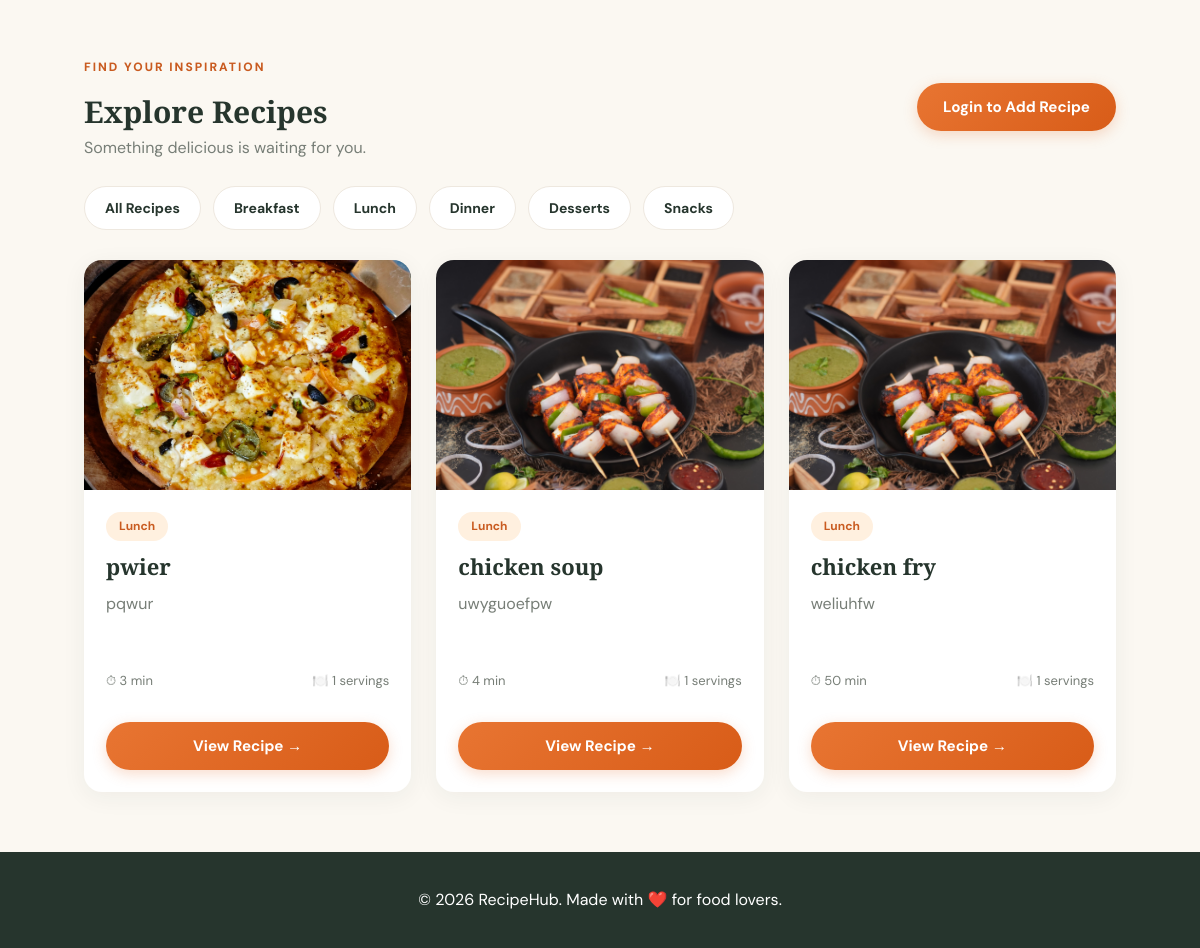
Before: / (lower part) with the older database file.
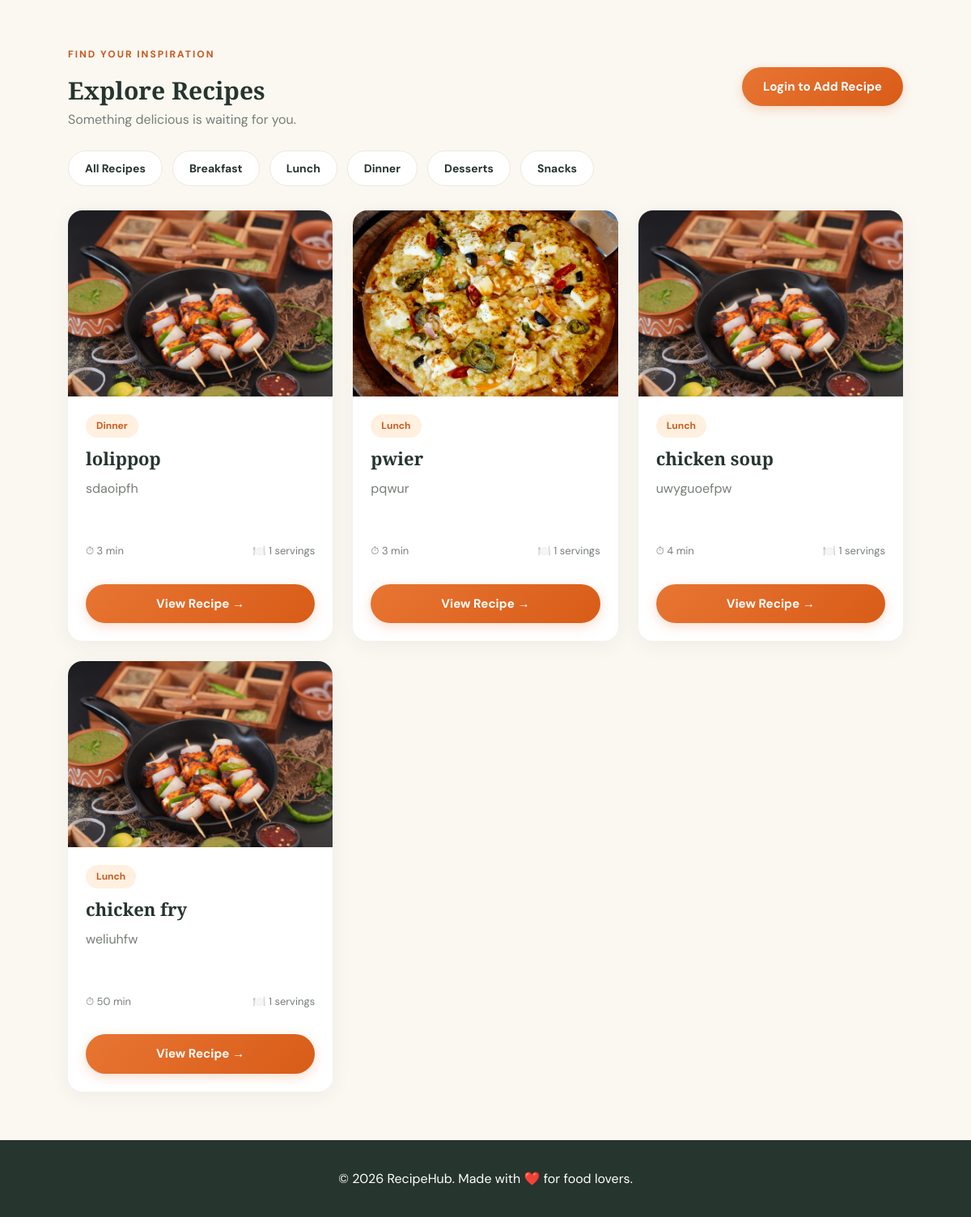
After: the same page with the newer database file.
### recipes/models.py (models this page shows, shortened)
class Category(models.Model):
    name = models.CharField(max_length=100)
    description = models.TextField(blank=True)
    def __str__(self):
        return self.name

class Recipe(models.Model):
    user = models.ForeignKey(
        User,
        on_delete=models.CASCADE,
        related_name="recipes"
    )
    category = models.ForeignKey(
        Category,
        on_delete=models.SET_NULL,
        null=True,
        related_name="recipes"
    )
    title = models.CharField(max_length=200)
    description = models.TextField()
    image = models.ImageField(
        upload_to="recipes/",
        blank=True,
        null=True
    )
    cooking_time = models.PositiveIntegerField()
    servings = models.PositiveIntegerField(default=1)
    created_at = models.DateTimeField(auto_now_add=True)
    updated_at = models.DateTimeField(auto_now=True)

### recipes/views.py (the view)
# urls.py: path('', views.home, name='home'),
def home(request):
    recipes = Recipe.objects.select_related(
        'user', 'category'
    ).prefetch_related(
        'ingredients__ingredient'
    ).order_by('-created_at')
    categories = Category.objects.all()
    search = request.GET.get('search', '').strip()
    category_id = request.GET.get('category', '')
    if search:
        recipes = recipes.filter(
            Q(title__icontains=search) |
            Q(description__icontains=search) |
            Q(ingredients__ingredient__name__icontains=search)
        ).distinct()
    if category_id.isdigit():
        recipes = recipes.filter(category_id=category_id)
    context = {
        'recipes': recipes,
        'categories': categories,
        'search': search,
        'selected_category': category_id,
    }
    return render(request, 'recipes/home.html', context)

### templates/recipes/home.html (shortened to what this page needs)
{% extends 'base.html' %}
{% block content %}
<section class="recipes-section">
    <div class="section-heading">
        <div>
            <span class="section-label">FIND YOUR INSPIRATION</span>
            <h2>Explore Recipes</h2>
            <p>Something delicious is waiting for you.</p>
        </div>
        {% if user.is_authenticated %}
            <a href="{% url 'create_recipe' %}" class="btn">
                + Add Recipe
            </a>
        {% else %}
            <a href="{% url 'login' %}" class="btn">
                Login to Add Recipe
            </a>
        {% endif %}
    </div>
    <div class="category-list">
    <a href="{% url 'home' %}?search={{ search|urlencode }}"
       class="category-pill">
        All Recipes
    </a>
    {% for category in categories %}
        <a href="?search={{ search|urlencode }}&category={{ category.id }}"
           class="category-pill">
            {{ category.name }}
        </a>
    {% endfor %}
</div>
    <div class="recipe-grid">
        {% for recipe in recipes %}
            <article class="recipe-card">
                <a href="{% url 'recipe_detail' recipe.pk %}"
                   class="recipe-image-link">
                    {% if recipe.image %}
                        <img
                            src="{{ recipe.image.url }}"
                            alt="{{ recipe.title }}"
                            loading="lazy"
                        >
                    {% else %}
                        <div class="recipe-placeholder">
                            🍽️
                            <span>No image available</span>
                        </div>
                    {% endif %}
                </a>
                <div class="recipe-content">
                    <span class="category-badge">
                        {{ recipe.category|default:"Other" }}
                    </span>
                    <h3>{{ recipe.title }}</h3>
                    <p>
                        {{ recipe.description|truncatewords:15 }}
                    </p>
                    <div class="recipe-meta">
                        <span>⏱ {{ recipe.cooking_time }} min</span>
                        <span>🍽️ {{ recipe.servings }} servings</span>
                    </div>
                    <a href="{% url 'recipe_detail' recipe.pk %}"
                       class="btn recipe-button">
                        View Recipe →
                    </a>
                </div>
            </article>
        {% endfor %}
    </div>
</section>
{% endblock %}

### templates/base.html (shortened to what this page needs)
{% load static %}
<!DOCTYPE html>
<html lang="en">
<head>
    <link rel="stylesheet" href="{% static 'recipes/css/style.css' %}">
</head>
<body>
    <main class="container">
        {% block content %}{% endblock %}
    </main>
    <footer>
        <p>© 2026 RecipeHub. Made with ❤️ for food lovers.</p>
    </footer>
</body>
</html>

### recipes/static/recipes/css/style.css (style rules this page uses)
:root { --primary: #e87532; --primary-dark: #c95b20; --dark: #26352d; --muted: #777e77; --background: #fbf8f2; --white: #ffffff; --border: #eee8df; --radius: 18px; }
* { margin: 0; padding: 0; box-sizing: border-box; }
body { font-family: 'DM Sans', sans-serif; background: var(--background); color: var(--dark); line-height: 1.6; }
a { color: inherit; text-decoration: none; }
img { max-width: 100%; }
.btn { display: inline-block; border: none; border-radius: 30px; padding: 12px 24px; background: var(--primary); color: white; font-family: inherit; font-weight: 700; cursor: pointer; transition: 0.25s; }
.container { width: 86%; max-width: 1200px; margin: 45px auto; }
h1, h2, h3 { font-family: 'Playfair Display', serif; color: var(--dark); line-height: 1.25; }
h2 { font-size: 30px; margin-bottom: 20px; }
.recipe-grid { display: grid; grid-template-columns: repeat(3, 1fr); gap: 25px; }
.recipe-card { background: var(--white); border-radius: var(--radius); overflow: hidden; box-shadow: 0 5px 25px rgba(38, 53, 45, 0.06); transition: 0.3s; }
.recipe-card img { width: 100%; height: 220px; object-fit: cover; }
.recipe-content { padding: 22px; }
.recipe-content h3 { font-size: 22px; margin-bottom: 10px; }
.recipe-content p { color: var(--muted); }
.category-badge { display: inline-block; background: #fff0df; color: var(--primary-dark); padding: 5px 13px; border-radius: 20px; font-size: 12px; font-weight: 700; margin-bottom: 12px; }
.recipe-meta { display: flex; flex-wrap: wrap; gap: 25px; color: var(--muted); margin: 20px 0; }
footer { text-align: center; padding: 35px; margin-top: 60px; background: var(--dark); color: white; }
.hero-label, .section-label { display: inline-block; color: var(--primary-dark); font-size: 12px; font-weight: 800; letter-spacing: 2px; margin-bottom: 15px; }
.recipes-section { margin-top: 55px; }
.section-heading { display: flex; justify-content: space-between; align-items: center; gap: 20px; margin-bottom: 25px; }
.section-heading h2 { margin-bottom: 5px; }
.section-heading p { color: var(--muted); }
.category-list { display: flex; flex-wrap: wrap; gap: 12px; margin-bottom: 30px; }
.category-pill { padding: 10px 20px; border-radius: 30px; background: white; border: 1px solid var(--border); font-size: 14px; font-weight: 700; transition: 0.25s; }
.recipe-image-link { display: block; overflow: hidden; background: #f1ede6; }
.recipe-card img { display: block; height: 230px; transition: transform 0.4s; }
.recipe-content { display: flex; flex-direction: column; align-items: flex-start; }
.recipe-content h3 { overflow-wrap: anywhere; }
.recipe-content p { min-height: 48px; margin-bottom: 12px; }
.recipe-meta { width: 100%; justify-content: space-between; gap: 8px; font-size: 13px; }
.recipe-button { width: 100%; text-align: center; margin-top: 10px; }
.btn { display: inline-flex; align-items: center; justify-content: center; gap: 8px; border: none; border-radius: 999px; padding: 12px 26px; font-family: inherit; font-size: 0.95rem; font-weight: 700; cursor: pointer; text-decoration: none; transition: all 0.25s cubic-bezier(0.4, 0, 0.2, 1); box-shadow: 0 4px 14px rgba(232, 117, 50, 0.25); }
.btn, .btn-primary { background: linear-gradient(135deg, #e87532 0%, #d85c18 100%); color: #ffffff; }

Changed rows visible on the page:
added Recipe: image (picture), category "Dinner", title "lolippop", description "sdaoipfh", cooking_time "3", servings "1"
